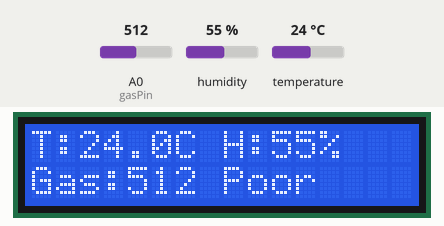
This sketch was run on a simulated ESP8266 (NodeMCU). On the bench: 16×2 character LCD. Inputs (shaded band) come from the test bench; at power-on: A0 (gasPin) = 512, humidity 55 %, temperature 24 °C. WiFi joins after 1.5 s; servers stay silent unless stated; what the sketch prints to the serial monitor is not drawn.

Above: at 7.2 s.
7.3 s: A0 (gasPin) set to 407
At 12.8 s:
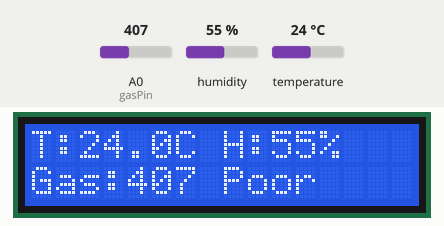
13.1 s: A0 (gasPin) set to 381
At 17.8 s:
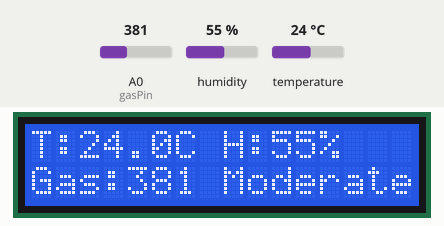
18.1 s: A0 (gasPin) set to 210
At 22.8 s:
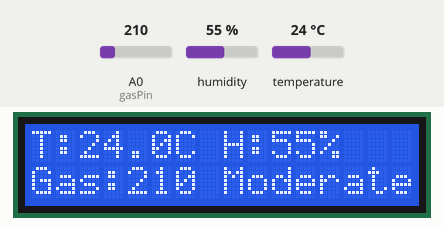
23.1 s: A0 (gasPin) set to 190
At 27.8 s:
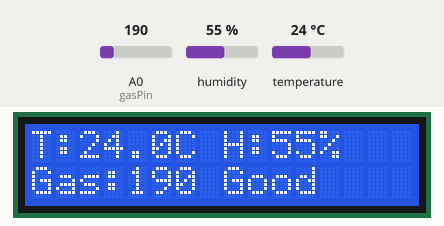
28.1 s: A0 (gasPin) set to 710
At 32.8 s:
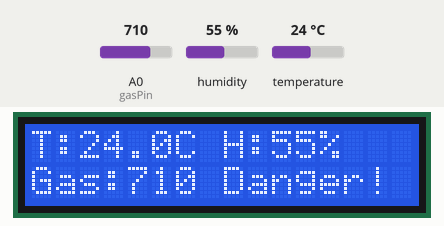
33.1 s: humidity set to 22 %
At 38.0 s:
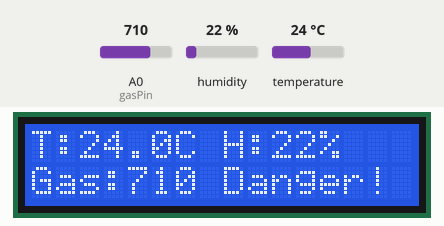
Timing chart, 0 to 39.1 s (numbered marks = the images above; inputs shaded):
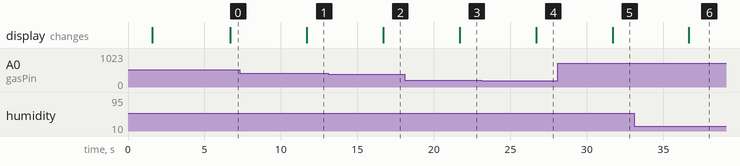

The sketch:

code.ino
```cpp
// ----------------------------
// BLYNK CONFIG
#define BLYNK_TEMPLATE_ID "TMPL39lbbiK0_"
#define BLYNK_TEMPLATE_NAME "AIR QUALITY MONITORING"
#define BLYNK_AUTH_TOKEN "0EC-4WMANYyy_yUqoCmlEK6D_ip9hUCE"

#define BLYNK_PRINT Serial

// ----------------------------
// Include libraries
#include <ESP8266WiFi.h>
#include <BlynkSimpleEsp8266.h>
#include <DHT.h>
#include <LiquidCrystal_PCF8574.h>
#include <Wire.h>
#include <ESP_Mail_Client.h>

// ----------------------------
// WiFi Credentials
char auth[] = BLYNK_AUTH_TOKEN;
char ssid[] = "SGK";
char pass[] = "123456789";

// ----------------------------
// Sensor & LCD setup
DHT dht(D4, DHT11);
int gasPin = A0;
LiquidCrystal_PCF8574 lcd(0x27);
BlynkTimer timer;

// ----------------------------
// Email Configuration
#define SMTP_HOST "smtp.gmail.com"
#define SMTP_PORT 465
#define AUTHOR_EMAIL "kaggasaigopalakrishna@gmail.com"
#define AUTHOR_PASSWORD "RaidMachine5"

SMTPSession smtp;
Session_Config config;
SMTP_Message message;

// ----------------------------
// Determine air quality status
String airQualityStatus(int gasValue) {
  if (gasValue < 200) return "Good";
  else if (gasValue < 400) return "Moderate";
  else if (gasValue < 700) return "Poor";
  else return "Danger!";
}

// ----------------------------
// Send email alert function
void sendEmailSelf(String temp, String hum, String gas, String quality) {
  config.server.host_name = SMTP_HOST;
  config.server.port = SMTP_PORT;
  config.login.email = AUTHOR_EMAIL;
  config.login.password = AUTHOR_PASSWORD;
  config.time.ntp_server = "pool.ntp.org";
  config.time.gmt_offset = 5.5;

  message.sender.name = "ESP8266 Air Quality";
  message.sender.email = AUTHOR_EMAIL;
  message.subject = "Air Quality Alert";
  message.addRecipient("Recipient", AUTHOR_EMAIL);

  String body = "Temperature: " + temp + " °C\n" +
                "Humidity: " + hum + " %\n" +
                "Gas Value: " + gas + "\n" +
                "Air Quality: " + quality;

  message.text.content = body.c_str();

  if (!smtp.connect(&config)) {
    Serial.println("SMTP Connect Failed!");
    return;
  }

  if (!MailClient.sendMail(&smtp, &message)) {
    Serial.print("Email send failed: ");
    Serial.println(smtp.errorReason());
  } else {
    Serial.println("✅ Email Sent!");
  }

  smtp.closeSession();
}

// ----------------------------
// Read sensor data and process
void sendSensorData() {
  float temp = dht.readTemperature();
  float hum = dht.readHumidity();
  int gasValue = analogRead(gasPin);
  String quality = airQualityStatus(gasValue);

  if (isnan(temp) || isnan(hum)) {
    Serial.println("DHT Read Failed!");
    return;
  }

  // Send data to Blynk
  Blynk.virtualWrite(V0, temp);
  Blynk.virtualWrite(V1, hum);
  Blynk.virtualWrite(V2, gasValue);

  // Clear LCD screen
  lcd.setCursor(0, 0);
  lcd.print("                ");
  lcd.setCursor(0, 1);
  lcd.print("                ");

  // Display on LCD
  lcd.setCursor(0, 0);
  lcd.print("T:");
  lcd.print(temp, 1);
  lcd.print("C H:");
  lcd.print(hum, 0);
  lcd.print("%");

  lcd.setCursor(0, 1);
  lcd.print("Gas:");
  lcd.print(gasValue);
  lcd.print(" ");
  lcd.print(quality);

  // Serial output for debugging
  Serial.printf("Temp: %.1f°C | Hum: %.1f%% | Gas: %d | %s\n",
                temp, hum, gasValue, quality.c_str());

  // Send email alert only if "Danger!"
  if (quality == "Danger!") {
    sendEmailSelf(String(temp), String(hum), String(gasValue), quality);
  }
}

// ----------------------------
// Setup
void setup() {
  Serial.begin(9600);
  Wire.begin(D2, D1);
  lcd.begin(16, 2);
  lcd.setBacklight(HIGH);
  lcd.clear();
  lcd.print("Air Quality Init");

  dht.begin();

  WiFi.begin(ssid, pass);
  Serial.print("Connecting to WiFi");
  while (WiFi.status() != WL_CONNECTED) {
    delay(500);
    Serial.print(".");
  }
  Serial.println("\nWiFi Connected!");

  lcd.setCursor(0, 1);
  lcd.print("WiFi Connected");

  Blynk.config(auth);

  timer.setInterval(5000L, sendSensorData);
}

// ----------------------------
// Main loop
void loop() {
  Blynk.run();
  timer.run();
}
```

Measured:
- the behaviour switches between 400 and 399 on A0 (gasPin) (found by bisection; images 1 and 2)
- the behaviour switches between 200 and 199 on A0 (gasPin) (found by bisection; images 3 and 4)
- after the input at 7.3 s, the display: changes after 4.4 s (image 1)
- after the input at 13.1 s, the display: changes after 3.6 s (image 2)
- after the input at 18.1 s, the display: changes after 3.6 s (image 3)
- after the input at 23.1 s, the display: changes after 3.6 s (image 4)
- after the input at 28.1 s, the display: changes after 3.6 s (image 5)
- after the input at 33.1 s, the display: changes after 3.6 s (image 6)
